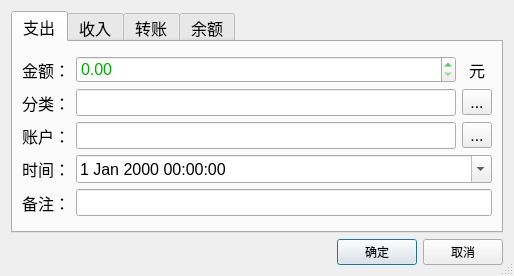
<?xml version="1.0" encoding="UTF-8"?>
<ui version="4.0">
 <class>Dialog_charge2account</class>
 <widget class="QDialog" name="Dialog_charge2account">
  <property name="geometry">
   <rect>
    <x>0</x>
    <y>0</y>
    <width>514</width>
    <height>276</height>
   </rect>
  </property>
  <property name="windowTitle">
   <string>收支记录对话框</string>
  </property>
  <property name="sizeGripEnabled">
   <bool>true</bool>
  </property>
  <layout class="QVBoxLayout" name="verticalLayout">
   <item>
    <widget class="QTabWidget" name="tabWidget_charge">
     <property name="font">
      <font>
       <pointsize>12</pointsize>
      </font>
     </property>
     <property name="currentIndex">
      <number>0</number>
     </property>
     <widget class="QWidget" name="tab_zhichu">
      <attribute name="title">
       <string>支出</string>
      </attribute>
      <layout class="QVBoxLayout" name="verticalLayout_2">
       <item>
        <layout class="QGridLayout" name="gridLayout">
         <item row="0" column="2">
          <widget class="QLabel" name="label_expend_unit">
           <property name="font">
            <font>
             <pointsize>12</pointsize>
            </font>
           </property>
           <property name="text">
            <string>元</string>
           </property>
           <property name="alignment">
            <set>Qt::AlignCenter</set>
           </property>
          </widget>
         </item>
         <item row="1" column="2">
          <widget class="QToolButton" name="toolButton_classificaiton_expend">
           <property name="text">
            <string>...</string>
           </property>
          </widget>
         </item>
         <item row="2" column="0">
          <widget class="QLabel" name="label_account_expend">
           <property name="text">
            <string>账户：</string>
           </property>
          </widget>
         </item>
         <item row="0" column="0">
          <widget class="QLabel" name="label_expend">
           <property name="font">
            <font>
             <pointsize>12</pointsize>
            </font>
           </property>
           <property name="text">
            <string>金额：</string>
           </property>
          </widget>
         </item>
         <item row="1" column="0">
          <widget class="QLabel" name="label_classification_expend">
           <property name="text">
            <string>分类：</string>
           </property>
          </widget>
         </item>
         <item row="2" column="2">
          <widget class="QToolButton" name="toolButton_account_expend">
           <property name="text">
            <string>...</string>
           </property>
          </widget>
         </item>
         <item row="4" column="1" colspan="2">
          <widget class="QLineEdit" name="lineEdit_remark_expend">
           <property name="clearButtonEnabled">
            <bool>true</bool>
           </property>
          </widget>
         </item>
         <item row="0" column="1">
          <widget class="QDoubleSpinBox" name="doubleSpinBox_expend">
           <property name="font">
            <font>
             <pointsize>12</pointsize>
            </font>
           </property>
           <property name="styleSheet">
            <string notr="true">color: rgb(0, 170, 0);</string>
           </property>
           <property name="maximum">
            <double>99999999.989999994635582</double>
           </property>
          </widget>
         </item>
         <item row="2" column="1">
          <widget class="QLineEdit" name="lineEdit_account_expend">
           <property name="readOnly">
            <bool>true</bool>
           </property>
          </widget>
         </item>
         <item row="4" column="0">
          <widget class="QLabel" name="label_remark_expend">
           <property name="text">
            <string>备注：</string>
           </property>
          </widget>
         </item>
         <item row="3" column="1" colspan="2">
          <widget class="QDateTimeEdit" name="dateTimeEdit_expend">
           <property name="calendarPopup">
            <bool>true</bool>
           </property>
          </widget>
         </item>
         <item row="3" column="0">
          <widget class="QLabel" name="label_dateTime_expend">
           <property name="text">
            <string>时间：</string>
           </property>
          </widget>
         </item>
         <item row="1" column="1">
          <widget class="QLineEdit" name="lineEdit_classificaiton_expend">
           <property name="readOnly">
            <bool>true</bool>
           </property>
          </widget>
         </item>
        </layout>
       </item>
      </layout>
     </widget>
     <widget class="QWidget" name="tab_shouru">
      <attribute name="title">
       <string>收入</string>
      </attribute>
      <layout class="QVBoxLayout" name="verticalLayout_3">
       <item>
        <layout class="QGridLayout" name="gridLayout_4">
         <item row="0" column="2">
          <widget class="QLabel" name="label_income_unit">
           <property name="font">
            <font>
             <pointsize>12</pointsize>
            </font>
           </property>
           <property name="text">
            <string>元</string>
           </property>
           <property name="alignment">
            <set>Qt::AlignCenter</set>
           </property>
          </widget>
         </item>
         <item row="1" column="2">
          <widget class="QToolButton" name="toolButton_classificaiton_income">
           <property name="text">
            <string>...</string>
           </property>
          </widget>
         </item>
         <item row="2" column="0">
          <widget class="QLabel" name="label_account_income">
           <property name="text">
            <string>账户：</string>
           </property>
          </widget>
         </item>
         <item row="0" column="0">
          <widget class="QLabel" name="label_income">
           <property name="font">
            <font>
             <pointsize>12</pointsize>
            </font>
           </property>
           <property name="text">
            <string>金额：</string>
           </property>
          </widget>
         </item>
         <item row="1" column="0">
          <widget class="QLabel" name="label_classification_income">
           <property name="text">
            <string>分类：</string>
           </property>
          </widget>
         </item>
         <item row="2" column="2">
          <widget class="QToolButton" name="toolButton_account_income">
           <property name="text">
            <string>...</string>
           </property>
          </widget>
         </item>
         <item row="4" column="1" colspan="2">
          <widget class="QLineEdit" name="lineEdit_remark_income">
           <property name="clearButtonEnabled">
            <bool>true</bool>
           </property>
          </widget>
         </item>
         <item row="0" column="1">
          <widget class="QDoubleSpinBox" name="doubleSpinBox_income">
           <property name="font">
            <font>
             <pointsize>12</pointsize>
            </font>
           </property>
           <property name="styleSheet">
            <string notr="true">color: rgb(255, 0, 0);</string>
           </property>
           <property name="maximum">
            <double>99999999.989999994635582</double>
           </property>
          </widget>
         </item>
         <item row="2" column="1">
          <widget class="QLineEdit" name="lineEdit_account_income">
           <property name="readOnly">
            <bool>true</bool>
           </property>
          </widget>
         </item>
         <item row="4" column="0">
          <widget class="QLabel" name="label_remark_income">
           <property name="text">
            <string>备注：</string>
           </property>
          </widget>
         </item>
         <item row="3" column="1" colspan="2">
          <widget class="QDateTimeEdit" name="dateTimeEdit_income">
           <property name="calendarPopup">
            <bool>true</bool>
           </property>
          </widget>
         </item>
         <item row="3" column="0">
          <widget class="QLabel" name="label_dateTime_income">
           <property name="text">
            <string>时间：</string>
           </property>
          </widget>
         </item>
         <item row="1" column="1">
          <widget class="QLineEdit" name="lineEdit_classificaiton_income">
           <property name="readOnly">
            <bool>true</bool>
           </property>
          </widget>
         </item>
        </layout>
       </item>
      </layout>
     </widget>
     <widget class="QWidget" name="tab_zz">
      <attribute name="title">
       <string>转账</string>
      </attribute>
      <layout class="QVBoxLayout" name="verticalLayout_5">
       <item>
        <layout class="QGridLayout" name="gridLayout_3">
         <item row="1" column="1">
          <widget class="QLineEdit" name="lineEdit_account_transfer_out">
           <property name="readOnly">
            <bool>true</bool>
           </property>
          </widget>
         </item>
         <item row="2" column="2">
          <widget class="QToolButton" name="toolButton_account_transfer_in">
           <property name="text">
            <string>...</string>
           </property>
          </widget>
         </item>
         <item row="2" column="0">
          <widget class="QLabel" name="label_account_transfer_in">
           <property name="text">
            <string>转入账户：</string>
           </property>
          </widget>
         </item>
         <item row="0" column="0">
          <widget class="QLabel" name="label_transfer">
           <property name="font">
            <font>
             <pointsize>12</pointsize>
            </font>
           </property>
           <property name="text">
            <string>金      额：</string>
           </property>
          </widget>
         </item>
         <item row="2" column="1">
          <widget class="QLineEdit" name="lineEdit_account_transfer_in">
           <property name="readOnly">
            <bool>true</bool>
           </property>
          </widget>
         </item>
         <item row="1" column="2">
          <widget class="QToolButton" name="toolButton_account_transfer_out">
           <property name="text">
            <string>...</string>
           </property>
          </widget>
         </item>
         <item row="4" column="0">
          <widget class="QLabel" name="label_remark_transfer">
           <property name="text">
            <string>备      注：</string>
           </property>
          </widget>
         </item>
         <item row="3" column="0">
          <widget class="QLabel" name="label_dateTime_transfer">
           <property name="text">
            <string>时      间：</string>
           </property>
          </widget>
         </item>
         <item row="1" column="0">
          <widget class="QLabel" name="label_account_transfer_out">
           <property name="text">
            <string>转出账户：</string>
           </property>
          </widget>
         </item>
         <item row="1" column="3" rowspan="2">
          <widget class="QToolButton" name="toolButton_transfer">
           <property name="toolTip">
            <string>账户相互调换</string>
           </property>
           <property name="text">
            <string>换</string>
           </property>
          </widget>
         </item>
         <item row="0" column="3">
          <widget class="QLabel" name="label_transfer_unit">
           <property name="font">
            <font>
             <pointsize>12</pointsize>
            </font>
           </property>
           <property name="text">
            <string>元</string>
           </property>
           <property name="alignment">
            <set>Qt::AlignCenter</set>
           </property>
          </widget>
         </item>
         <item row="3" column="1" colspan="3">
          <widget class="QDateTimeEdit" name="dateTimeEdit_transfer">
           <property name="calendarPopup">
            <bool>true</bool>
           </property>
          </widget>
         </item>
         <item row="4" column="1" colspan="3">
          <widget class="QLineEdit" name="lineEdit_remark_transfer">
           <property name="clearButtonEnabled">
            <bool>true</bool>
           </property>
          </widget>
         </item>
         <item row="0" column="1" colspan="2">
          <widget class="QDoubleSpinBox" name="doubleSpinBox_transfer">
           <property name="font">
            <font>
             <pointsize>12</pointsize>
            </font>
           </property>
           <property name="maximum">
            <double>99999999.989999994635582</double>
           </property>
          </widget>
         </item>
        </layout>
       </item>
      </layout>
     </widget>
     <widget class="QWidget" name="tab_ye">
      <attribute name="title">
       <string>余额</string>
      </attribute>
      <layout class="QVBoxLayout" name="verticalLayout_4">
       <item>
        <layout class="QGridLayout" name="gridLayout_2">
         <item row="1" column="2">
          <widget class="QToolButton" name="toolButton_account_balance">
           <property name="text">
            <string>...</string>
           </property>
          </widget>
         </item>
         <item row="0" column="2">
          <widget class="QLabel" name="label_balance_unit">
           <property name="text">
            <string>元</string>
           </property>
           <property name="alignment">
            <set>Qt::AlignCenter</set>
           </property>
          </widget>
         </item>
         <item row="0" column="1">
          <widget class="QDoubleSpinBox" name="doubleSpinBox_balance">
           <property name="minimum">
            <double>-99999999.000000000000000</double>
           </property>
           <property name="maximum">
            <double>99999999.989999994635582</double>
           </property>
          </widget>
         </item>
         <item row="1" column="0">
          <widget class="QLabel" name="label_account_balance">
           <property name="text">
            <string>账户：</string>
           </property>
          </widget>
         </item>
         <item row="0" column="0">
          <widget class="QLabel" name="label_balance">
           <property name="text">
            <string>余额：</string>
           </property>
          </widget>
         </item>
         <item row="3" column="0">
          <widget class="QLabel" name="label_remark_balance">
           <property name="text">
            <string>备注：</string>
           </property>
          </widget>
         </item>
         <item row="1" column="1">
          <widget class="QLineEdit" name="lineEdit_account_balance">
           <property name="readOnly">
            <bool>true</bool>
           </property>
          </widget>
         </item>
         <item row="3" column="1" colspan="2">
          <widget class="QLineEdit" name="lineEdit_remark_balance">
           <property name="clearButtonEnabled">
            <bool>true</bool>
           </property>
          </widget>
         </item>
         <item row="2" column="0">
          <widget class="QLabel" name="label_dateTime_balance">
           <property name="text">
            <string>时间：</string>
           </property>
          </widget>
         </item>
         <item row="2" column="1" colspan="2">
          <widget class="QDateTimeEdit" name="dateTimeEdit_balance"/>
         </item>
        </layout>
       </item>
      </layout>
     </widget>
    </widget>
   </item>
   <item>
    <layout class="QHBoxLayout" name="horizontalLayout">
     <item>
      <spacer name="horizontalSpacer">
       <property name="orientation">
        <enum>Qt::Horizontal</enum>
       </property>
       <property name="sizeHint" stdset="0">
        <size>
         <width>40</width>
         <height>20</height>
        </size>
       </property>
      </spacer>
     </item>
     <item>
      <widget class="QPushButton" name="pushButton_ok">
       <property name="sizePolicy">
        <sizepolicy hsizetype="Fixed" vsizetype="Fixed">
         <horstretch>0</horstretch>
         <verstretch>0</verstretch>
        </sizepolicy>
       </property>
       <property name="text">
        <string>确定</string>
       </property>
      </widget>
     </item>
     <item>
      <widget class="QPushButton" name="pushButton_cancel">
       <property name="sizePolicy">
        <sizepolicy hsizetype="Fixed" vsizetype="Fixed">
         <horstretch>0</horstretch>
         <verstretch>0</verstretch>
        </sizepolicy>
       </property>
       <property name="text">
        <string>取消</string>
       </property>
      </widget>
     </item>
    </layout>
   </item>
  </layout>
 </widget>
 <resources/>
 <connections>
  <connection>
   <sender>pushButton_ok</sender>
   <signal>clicked()</signal>
   <receiver>Dialog_charge2account</receiver>
   <slot>accept()</slot>
   <hints>
    <hint type="sourcelabel">
     <x>375</x>
     <y>261</y>
    </hint>
    <hint type="destinationlabel">
     <x>327</x>
     <y>267</y>
    </hint>
   </hints>
  </connection>
  <connection>
   <sender>pushButton_cancel</sender>
   <signal>clicked()</signal>
   <receiver>Dialog_charge2account</receiver>
   <slot>reject()</slot>
   <hints>
    <hint type="sourcelabel">
     <x>477</x>
     <y>252</y>
    </hint>
    <hint type="destinationlabel">
     <x>428</x>
     <y>270</y>
    </hint>
   </hints>
  </connection>
 </connections>
</ui>
